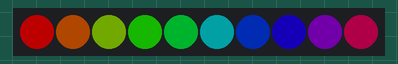
Recording of a program running on a simulated Raspberry Pi Pico running CircuitPython. Parts: 10 RGB LEDs in strip order, left to right. Dim RGB values are drawn brighter than linear.

Above: at 0.06 s.
At 4.98 s:
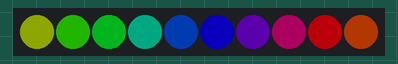
At 10.01 s:
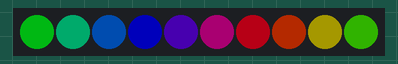
At 19.96 s:
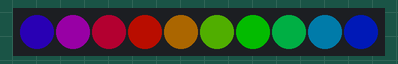
At 29.92 s:
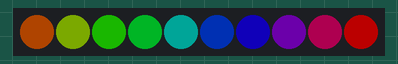
At 39.87 s:
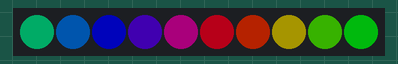

The program:

code.py
```python
import time
import board
import neopixel

pixel_pin = board.GP16
num_pixels = 10

pixels = neopixel.NeoPixel(pixel_pin, num_pixels, brightness=0.3)

def wheel(pos):
    # Input a value 0 to 255 to get a color value.
    # The colours are a transition r - g - b - back to r.
    if pos < 0 or pos > 255:
        return (0, 0, 0)
    if pos < 85:
        return (255 - pos * 3, pos * 3, 0)
    if pos < 170:
        pos -= 85
        return (0, 255 - pos * 3, pos * 3)
    pos -= 170
    return (pos * 3, 0, 255 - pos * 3)

def rainbow_cycle(wait):
    for j in range(255):
        for i in range(num_pixels):
            rc_index = (i * 256 // num_pixels) + j
            pixels[i] = wheel(rc_index & 255)
        pixels.show()
        time.sleep(wait)

while True:
    rainbow_cycle(0.1)  # Increase the number to slow down the rainbow
```
